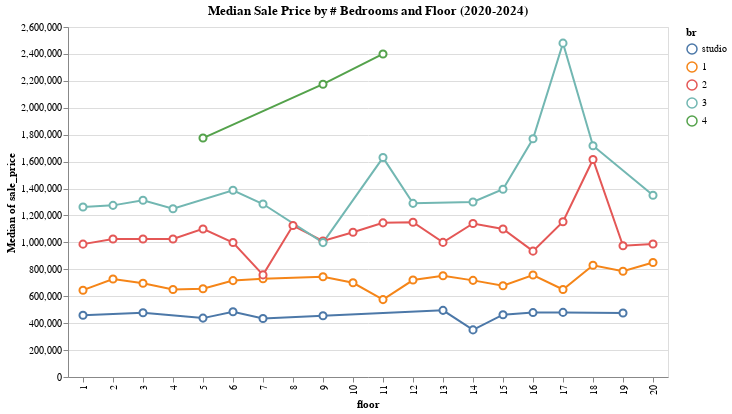

Source (notebook cell):
### Code cell
selection = alt.selection_point(fields=['br'], bind='legend')
color_order = ["studio", "1", "2", "3", "4"]

alt.Chart(source).mark_line(point=alt.OverlayMarkDef(filled=False, fill="white", size=50.0)).encode(
    alt.X(
        'floor:N',
    ),
    alt.Y('median(sale_price):Q'),
    alt.Color(
        'br:N',
        sort=color_order
    ).scale(),

    opacity=alt.condition(selection, alt.value(1), alt.value(0.1)),
    tooltip = ['floor:N','br:N','median(sale_price):Q', 'count(sale_price):Q']
).add_params(
    selection
).properties(
    width=600,
    height=350,
    title="Median Sale Price by # Bedrooms and Floor (2020-2024)"
).interactive()

### Figure 1 — Vega-Lite specification as saved in the notebook (floating-point values rounded to 4 significant figures; data arrays with more than 128 entries replaced by an {"elided": "..."} marker saying what was removed)
{"config": {"view": {"continuousWidth": 300, "continuousHeight": 300}}, "data": {"name": "data-6bfbd6628583af83251a39c1a3d6e0fe"}, "mark": {"type": "line", "point": {"fill": "white", "filled": false, "size": 50.0}}, "encoding": {"color": {"field": "br", "scale": {}, "sort": ["studio", "1", "2", "3", "4"], "type": "nominal"}, "opacity": {"condition": {"param": "param_93", "value": 1}, "value": 0.1}, "tooltip": [{"field": "floor", "type": "nominal"}, {"field": "br", "type": "nominal"}, {"aggregate": "median", "field": "sale_price", "type": "quantitative"}, {"aggregate": "count", "field": "sale_price", "type": "quantitative"}], "x": {"field": "floor", "type": "nominal"}, "y": {"aggregate": "median", "field": "sale_price", "type": "quantitative"}}, "height": 350, "params": [{"name": "param_93", "select": {"type": "point", "fields": ["br"]}, "bind": "legend"}, {"name": "param_94", "select": {"type": "interval", "encodings": ["x", "y"]}, "bind": "scales"}], "title": "Median Sale Price by # Bedrooms and Floor (2020-2024)", "width": 600, "$schema": "https://vega.github.io/schema/vega-lite/v5.17.0.json", "datasets": {"data-6bfbd6628583af83251a39c1a3d6e0fe": {"elided": "212 records"}}}
